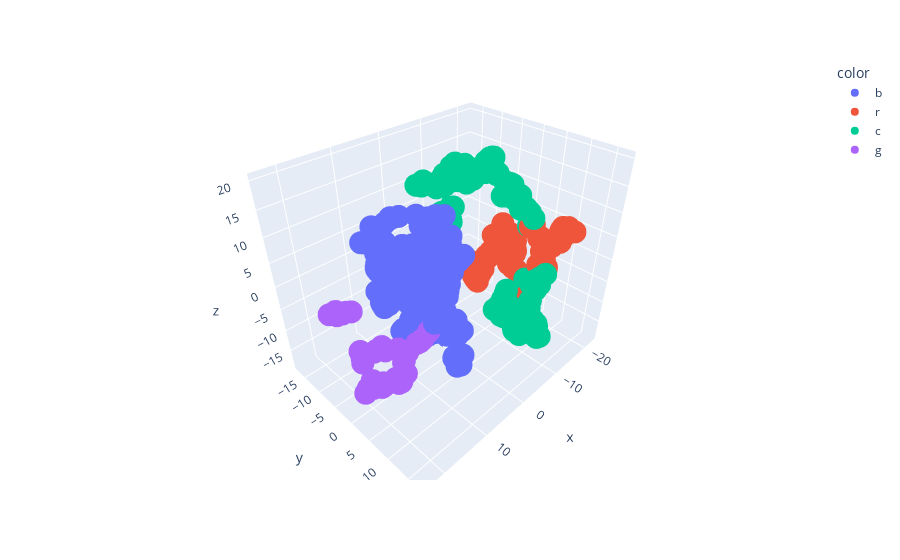

The code cell stored with this chart in its notebook:
### Markdown cell above
**Testing for 4 Clusters**

### Code cell
km2 = KMeans(n_clusters=4).fit(df)

# plot using tsne 
X_embedded  = TSNE(n_components=3, perplexity=10, random_state=24).fit_transform( df)
colors = np.array([x for x in 'bgrcmykbgrcmykbgrcmykbgrcmyk'])

fig = px.scatter_3d(x=X_embedded [:,0],y=X_embedded [:,1],z=X_embedded [:,2],color=colors[km2.labels_])
fig.show()

### Figure 1 — Plotly figure (JSON) as saved in the notebook; plotly's stock layout.template omitted (floating-point values rounded to 4 significant figures; data arrays with more than 128 entries replaced by an {"elided": "..."} marker saying what was removed)
{"data": [{"hovertemplate": "color=b<br>x=%{x}<br>y=%{y}<br>z=%{z}<extra></extra>", "legendgroup": "b", "marker": {"color": "#636efa", "symbol": "circle"}, "mode": "markers", "name": "b", "scene": "scene", "showlegend": true, "type": "scatter3d", "x": {"elided": "351 float values"}, "y": {"elided": "351 float values"}, "z": {"elided": "351 float values"}}, {"hovertemplate": "color=r<br>x=%{x}<br>y=%{y}<br>z=%{z}<extra></extra>", "legendgroup": "r", "marker": {"color": "#EF553B", "symbol": "circle"}, "mode": "markers", "name": "r", "scene": "scene", "showlegend": true, "type": "scatter3d", "x": {"elided": "129 float values"}, "y": {"elided": "129 float values"}, "z": {"elided": "129 float values"}}, {"hovertemplate": "color=c<br>x=%{x}<br>y=%{y}<br>z=%{z}<extra></extra>", "legendgroup": "c", "marker": {"color": "#00cc96", "symbol": "circle"}, "mode": "markers", "name": "c", "scene": "scene", "showlegend": true, "type": "scatter3d", "x": {"elided": "194 float values"}, "y": {"elided": "194 float values"}, "z": {"elided": "194 float values"}}, {"hovertemplate": "color=g<br>x=%{x}<br>y=%{y}<br>z=%{z}<extra></extra>", "legendgroup": "g", "marker": {"color": "#ab63fa", "symbol": "circle"}, "mode": "markers", "name": "g", "scene": "scene", "showlegend": true, "type": "scatter3d", "x": [21.51, 22.23, 23.25, 22.46, 22.35, 22.87, 20.13, 19.19, 19.19, 18.28, 18.29, 20.99, 20.95, 17.24, 13.73, 15.54, 16.03, 14.85, 14.85, 15.35, 21.3, 22.24, 22.24, 17.98, 19.28, 20.87, 19.36, 17.87, 22.14, 17.86, 22.56, 21.34, 22.84, 21.53, 22.24, 21.67, 22.49, 20.77, 22.08, 22.08, 21.82, 21.89, 21.42, 21.0, 19.25, 19.95, 19.67, 19.84, 19.88, 19.88, 22.67, 18.55, 20.64, 18.1, 17.98, 22.27, 22.2, 21.35, 22.61, 20.88, 22.63, 22.3, 22.39, 18.0, 18.88, 22.74], "y": [4.708, -5.858, 3.514, 3.142, 3.081, 3.252, 5.878, 6.439, 6.439, 6.438, 6.433, -1.228, -1.204, 7.33, 8.468, 8.226, 8.244, 8.276, 8.275, 8.187, -2.405, -2.27, -2.272, 7.196, 8.011, 3.891, 7.98, 7.206, -1.872, 7.213, 4.928, 4.996, 3.233, -4.95, 2.465, -4.785, 2.916, 5.039, -4.322, -3.849, -5.293, 4.212, -4.138, 3.781, 7.163, 4.598, 4.499, 4.382, 5.222, 5.226, -2.65, 7.054, 3.987, 6.653, 7.619, 3.81, 2.167, 5.539, 2.84, 5.513, 4.893, -4.743, 4.797, 7.151, 7.065, 2.707], "z": [-9.032, -0.03941, -10.29, -10.15, -10.13, -3.928, -8.425, -7.708, -7.708, -1.896, -1.883, 2.546, 2.552, -2.749, 0.0429, -1.144, -1.034, -0.9461, -0.9496, -1.221, 1.952, 2.19, 2.189, -7.043, -7.084, -2.463, -7.272, -4.091, 2.427, -4.069, -6.816, -8.672, -3.911, 0.7597, -4.054, 0.6356, -3.637, -8.603, 1.019, 1.325, 0.3466, -9.487, 0.8907, -2.552, -8.261, -1.74, -2.028, -1.739, -2.037, -2.039, 1.938, -7.551, -2.303, -7.93, -6.627, -9.682, -4.346, -8.813, -2.821, -8.833, -6.783, 0.7303, -8.768, -4.504, -7.909, -1.932]}], "layout": {"legend": {"title": {"text": "color"}, "tracegroupgap": 0}, "margin": {"t": 60}, "scene": {"domain": {"x": [0, 1], "y": [0, 1]}, "xaxis": {"title": {"text": "x"}}, "yaxis": {"title": {"text": "y"}}, "zaxis": {"title": {"text": "z"}}}}}
